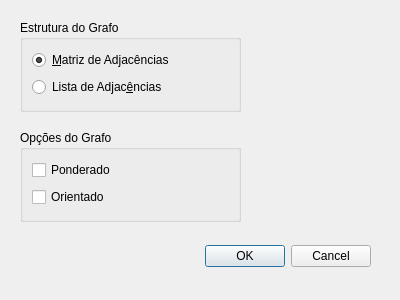
<?xml version="1.0" encoding="UTF-8"?>
<ui version="4.0">
 <class>GraphDialog</class>
 <widget class="QDialog" name="GraphDialog">
  <property name="geometry">
   <rect>
    <x>0</x>
    <y>0</y>
    <width>400</width>
    <height>300</height>
   </rect>
  </property>
  <property name="windowTitle">
   <string>Dialog</string>
  </property>
  <widget class="QDialogButtonBox" name="buttonBox">
   <property name="geometry">
    <rect>
     <x>30</x>
     <y>240</y>
     <width>341</width>
     <height>32</height>
    </rect>
   </property>
   <property name="orientation">
    <enum>Qt::Horizontal</enum>
   </property>
   <property name="standardButtons">
    <set>QDialogButtonBox::Cancel|QDialogButtonBox::Ok</set>
   </property>
  </widget>
  <widget class="QGroupBox" name="structureGroup">
   <property name="geometry">
    <rect>
     <x>20</x>
     <y>20</y>
     <width>221</width>
     <height>92</height>
    </rect>
   </property>
   <property name="title">
    <string>Estrutura do Grafo</string>
   </property>
   <layout class="QVBoxLayout" name="verticalLayout">
    <item>
     <widget class="QRadioButton" name="matrixButton">
      <property name="text">
       <string>&amp;Matriz de Adjacências</string>
      </property>
      <property name="checked">
       <bool>true</bool>
      </property>
     </widget>
    </item>
    <item>
     <widget class="QRadioButton" name="listButton">
      <property name="text">
       <string>Lista de Adjac&amp;ências</string>
      </property>
     </widget>
    </item>
   </layout>
  </widget>
  <widget class="QGroupBox" name="optionsGroup">
   <property name="geometry">
    <rect>
     <x>20</x>
     <y>130</y>
     <width>221</width>
     <height>92</height>
    </rect>
   </property>
   <property name="title">
    <string>Opções do Grafo</string>
   </property>
   <layout class="QVBoxLayout" name="verticalLayout_2">
    <item>
     <widget class="QCheckBox" name="weightedCheckbox">
      <property name="text">
       <string>Ponderado</string>
      </property>
     </widget>
    </item>
    <item>
     <widget class="QCheckBox" name="directedCheckbox">
      <property name="text">
       <string>Orientado</string>
      </property>
     </widget>
    </item>
   </layout>
  </widget>
 </widget>
 <resources/>
 <connections>
  <connection>
   <sender>buttonBox</sender>
   <signal>accepted()</signal>
   <receiver>GraphDialog</receiver>
   <slot>accept()</slot>
   <hints>
    <hint type="sourcelabel">
     <x>248</x>
     <y>254</y>
    </hint>
    <hint type="destinationlabel">
     <x>157</x>
     <y>274</y>
    </hint>
   </hints>
  </connection>
  <connection>
   <sender>buttonBox</sender>
   <signal>rejected()</signal>
   <receiver>GraphDialog</receiver>
   <slot>reject()</slot>
   <hints>
    <hint type="sourcelabel">
     <x>316</x>
     <y>260</y>
    </hint>
    <hint type="destinationlabel">
     <x>286</x>
     <y>274</y>
    </hint>
   </hints>
  </connection>
 </connections>
</ui>
